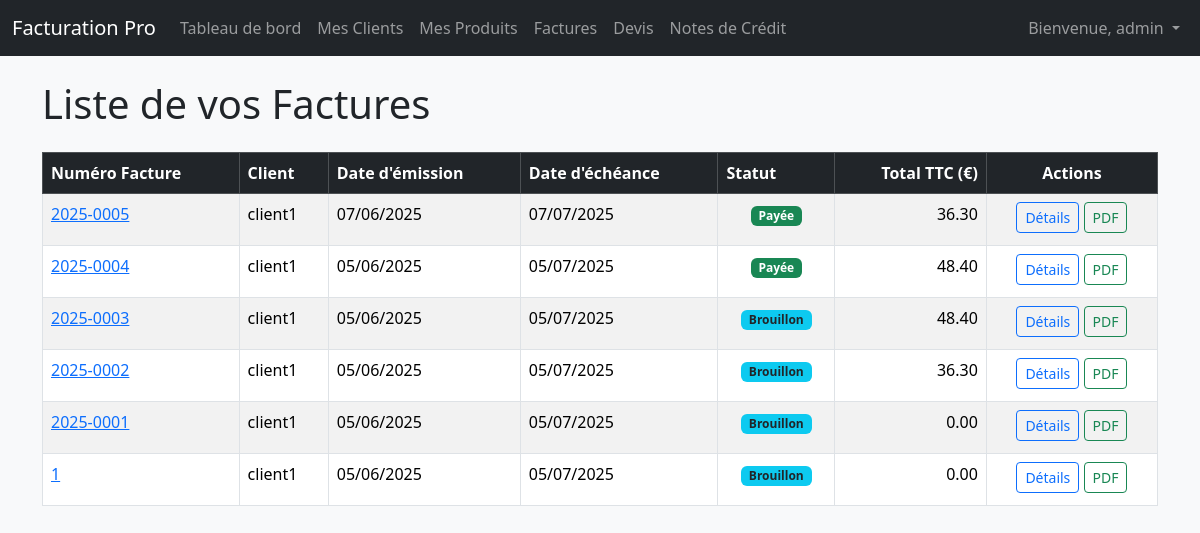
The app's page /documents/invoices/ (signed in) with its own data.
### documents/models.py (models this page shows, shortened)
class Invoice(models.Model):
    class InvoiceStatus(models.TextChoices):
        DRAFT = 'Brouillon', 'Brouillon'
        SENT = 'Envoyée', 'Envoyée'
        PAID = 'Payée', 'Payée'
        OVERDUE = 'En retard', 'En retard'
        CANCELLED = 'Annulée', 'Annulée'
    user = models.ForeignKey(User, on_delete=models.CASCADE, related_name='invoices')
    client = models.ForeignKey(Client, on_delete=models.PROTECT, related_name='invoices', help_text="Client associé à cette facture")
    invoice_number = models.CharField(max_length=50, blank=True, help_text="Numéro de facture unique par utilisateur (sera auto-généré si laissé vide)")
    issue_date = models.DateField(default=timezone.now, help_text="Date d'émission de la facture")
    due_date = models.DateField(help_text="Date d'échéance de la facture")
    status = models.CharField(max_length=10, choices=InvoiceStatus.choices, default=InvoiceStatus.DRAFT, help_text="Statut actuel de la facture")
    vat_percentage = models.DecimalField(max_digits=5, decimal_places=2, default=21.00, help_text="Pourcentage de TVA appliqué (ex: 21.00)")
    total_amount_htva = models.DecimalField(max_digits=10, decimal_places=2, default=0.00, blank=True, help_text="Montant total HTVA (calculé)")
    total_amount_ttc = models.DecimalField(max_digits=10, decimal_places=2, default=0.00, blank=True, help_text="Montant total TTC (calculé)")
    notes = models.TextField(blank=True, null=True, help_text="Notes ou termes additionnels")
    created_at = models.DateTimeField(auto_now_add=True)
    updated_at = models.DateTimeField(auto_now=True)
    class Meta:
        ordering = ['-issue_date', '-invoice_number']
        unique_together = ('user', 'invoice_number')

### clients/models.py (models this page shows, shortened)
class Client(models.Model):
    user = models.ForeignKey(User, on_delete=models.CASCADE, related_name='clients') # <-- CHAMP AJOUTÉ
    nom = models.CharField(max_length=200, help_text="Nom complet ou raison sociale du client") # unique=True enlevé ici
    email = models.EmailField(max_length=254, blank=True, null=True, help_text="Adresse email du client")
    telephone = models.CharField(max_length=20, blank=True, null=True, help_text="Numéro de téléphone du client")
    adresse_ligne1 = models.CharField(max_length=255, help_text="Rue et numéro")
    adresse_ligne2 = models.CharField(max_length=255, blank=True, null=True, help_text="Ligne d'adresse supplémentaire (appartement, etc.)")
    code_postal = models.CharField(max_length=10)
    ville = models.CharField(max_length=100)
    pays = models.CharField(max_length=100, default="Belgique")
    numero_tva = models.CharField(max_length=50, blank=True, null=True, help_text="Numéro de TVA (si applicable)")
    date_creation = models.DateTimeField(auto_now_add=True)
    date_mise_a_jour = models.DateTimeField(auto_now=True)
    class Meta:
        ordering = ['nom']
        unique_together = ('user', 'nom') # <-- Nom du client unique PAR utilisateur

### documents/views.py (the view)
# urls.py: path('invoices/', views.invoice_list, name='invoice_list'),
@login_required
def invoice_list(request):
    invoices = Invoice.objects.filter(user=request.user).order_by('-issue_date', '-invoice_number')
    context = {
        'invoices_list': invoices,
        'page_title': 'Liste de vos Factures'
    }
    return render(request, 'documents/invoice_list.html', context)

### documents/templates/documents/invoice_list.html (shortened to what this page needs)
{% extends 'base.html' %}
{% block content %}
    <h1 class="mb-4">{{ page_title }}</h1>
    {% if invoices_list %}
        <div class="table-responsive">
            <table class="table table-striped table-hover table-bordered">
                <thead class="table-dark">
                    <tr>
                        <th>Numéro Facture</th>
                        <th>Client</th>
                        <th>Date d'émission</th>
                        <th>Date d'échéance</th>
                        <th>Statut</th>
                        <th class="text-end">Total TTC (€)</th>
                        <th class="text-center">Actions</th>
                    </tr>
                </thead>
                <tbody>
                    {% for invoice in invoices_list %}
                        <tr>
                            <td><a href="{% url 'documents:invoice_detail' invoice.id %}">{{ invoice.invoice_number }}</a></td>
                            <td>{{ invoice.client.nom }}</td>
                            <td>{{ invoice.issue_date|date:"d/m/Y" }}</td>
                            <td>{{ invoice.due_date|date:"d/m/Y" }}</td>
                            <td class="text-center">
                                {% if invoice.status == 'Payée' %}
                                    <span class="badge bg-success">{{ invoice.get_status_display }}</span>
                                {% elif invoice.status == 'En retard' %}
                                    <span class="badge bg-danger">{{ invoice.get_status_display }}</span>
                                {% elif invoice.status == 'Envoyée' %}
                                    <span class="badge bg-warning text-dark">{{ invoice.get_status_display }}</span>
                                {% elif invoice.status == 'Annulée' %}
                                    <span class="badge bg-secondary">{{ invoice.get_status_display }}</span>
                                {% else %}
                                    <span class="badge bg-info text-dark">{{ invoice.get_status_display }}</span>
                                {% endif %}
                            </td>
                            <td class="text-end">{{ invoice.total_amount_ttc|floatformat:2 }}</td>
                            <td class="text-center">
                                <a href="{% url 'documents:invoice_detail' invoice.id %}" class="btn btn-sm btn-outline-primary mb-1" title="Voir Détails">Détails</a>
                                <a href="{% url 'documents:view_invoice_pdf' invoice.id %}" target="_blank" class="btn btn-sm btn-outline-success mb-1" title="Télécharger PDF">PDF</a>
                            </td>
                        </tr>
                    {% endfor %}
                </tbody>
            </table>
        </div>
    {% else %}
        <div class="alert alert-info mt-4" role="alert">
            Aucune facture à afficher pour le moment.
        </div>
    {% endif %}
{% endblock %}

### templates/base.html (shortened to what this page needs)
<!DOCTYPE html>
<html lang="fr">
<head>
    <link href="https://cdn.jsdelivr.net/npm/bootstrap@5.3.3/dist/css/bootstrap.min.css" rel="stylesheet">
    <link href="https://cdn.jsdelivr.net/npm/tom-select@2.3.1/dist/css/tom-select.bootstrap5.css" rel="stylesheet">
</head>
<body>
    <nav class="navbar navbar-expand-lg navbar-dark bg-dark fixed-top">
        <div class="container-fluid">
            <a class="navbar-brand" href="{% url 'core:dashboard' %}">Facturation Pro</a>
            <div class="collapse navbar-collapse" id="navbarNav">
                <ul class="navbar-nav me-auto mb-2 mb-lg-0">
                    <li class="nav-item">
                        <a class="nav-link" href="{% url 'core:dashboard' %}">Tableau de bord</a>
                    </li>
                    <li class="nav-item">
                        <a class="nav-link" href="{% url 'clients:client_list' %}">Mes Clients</a>
                    </li>
                    <li class="nav-item">
                        <a class="nav-link" href="{% url 'products:product_list' %}">Mes Produits</a>
                    </li>
                    <li class="nav-item">
                        <a class="nav-link" href="{% url 'documents:invoice_list' %}">Factures</a>
                    </li>
                    <li class="nav-item">
                        <a class="nav-link" href="{% url 'documents:quote_list' %}">Devis</a>
                    </li>
                    <li class="nav-item">
                        <a class="nav-link" href="{% url 'documents:credit_note_list' %}">Notes de Crédit</a>
                    </li>
                </ul>
                <ul class="navbar-nav">
                    {% if user.is_authenticated %}
                        <li class="nav-item dropdown">
                            <a class="nav-link dropdown-toggle" href="#" id="navbarDropdown" role="button" data-bs-toggle="dropdown" aria-expanded="false">
                                Bienvenue, {{ user.username }}
                            </a>
                        </li>
                    {% else %}
                        <li class="nav-item">
                            <a class="nav-link" href="{% url 'login' %}">Se connecter</a>
                        </li>
                    {% endif %}
                </ul>
            </div>
        </div>
    </nav>
    <main class="container mt-4">
        {% block content %}
            {% endblock %}
    </main>
</body>
</html>

### templates/base.html (style rules this page uses)
body { padding-top: 56px; background-color: #f8f9fa; }

### records on screen
Invoice: invoice_number "2025-0005", client.nom "client1", issue_date "07/06/2025", due_date "07/07/2025", status "Payée", total_amount_ttc "36.30"
Invoice: invoice_number "2025-0004", client.nom "client1", issue_date "05/06/2025", due_date "05/07/2025", status "Payée", total_amount_ttc "48.40"
Invoice: invoice_number "2025-0003", client.nom "client1", issue_date "05/06/2025", due_date "05/07/2025", status "Brouillon", total_amount_ttc "48.40"
Invoice: invoice_number "2025-0002", client.nom "client1", issue_date "05/06/2025", due_date "05/07/2025", status "Brouillon", total_amount_ttc "36.30"
Invoice: invoice_number "2025-0001", client.nom "client1", issue_date "05/06/2025", due_date "05/07/2025", status "Brouillon", total_amount_ttc "0.00"
Invoice: invoice_number "1", client.nom "client1", issue_date "05/06/2025", due_date "05/07/2025", status "Brouillon", total_amount_ttc "0.00"

### other values on screen
{{ user.username }} "admin"
{{ page_title }} "Liste de vos Factures"
